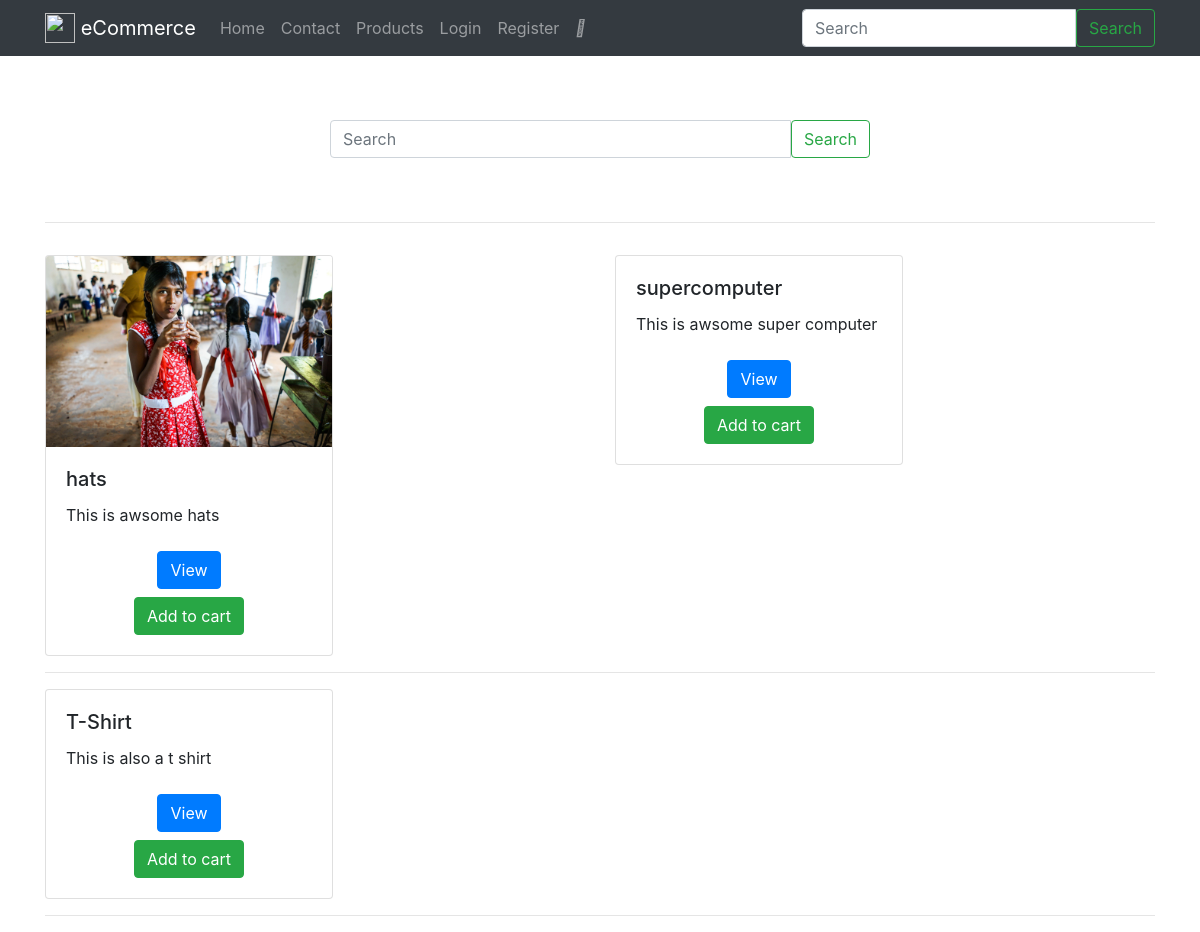
The app's page /search/ with its own data.
### products/models.py (models this page shows, shortened)
class Product(models.Model):
    title = models.CharField(max_length=120)
    slug = models.SlugField(blank=True, unique=True)
    description = models.TextField()
    price = models.DecimalField(decimal_places=2, max_digits=20, default=39.99)
    image = models.ImageField(upload_to=upload_image_path, null=True, blank=True)
    featured = models.BooleanField(default=False)
    active = models.BooleanField(default=True)
    timestamp = models.DateTimeField(auto_now_add=True)
    is_digital = models.BooleanField(default=False)
    objects = ProductManager()
    def get_absolute_url(self):
        return reverse('products:detail', kwargs={"slug": self.slug})

### search/views.py (the view)
class SearchProductView(ListView):
    template_name = 'search/view.html'
    def get_context_data(self, *args, **kwargs):
        context = super(SearchProductView, self).get_context_data(*args, **kwargs)
        context['query'] = self.request.GET.get('q')
        return context
    def get_queryset(self, *args, **kwargs):
        request = self.request
        query = request.GET.get('q', None)
        if query is not None:
            return Product.objects.search(query)
        return Product.objects.featured()

### products/models.py (called while the page is built)
    def featured(self):
        return self.filter(featured=True, active=True)

    def get_queryset(self):
        return ProductQuerySet(self.model, using=self.db)

    def featured(self):
        return self.get_queryset().featured()

### search/templates/search/view.html
{% extends 'base.html' %}
{% block content %}
    <div class="row mb-3">
    {% if query %}
        <div class="col-12">
        Results for <b>{{ query }}</b>
        <hr/>
        </div>
    {% else %}
        <div class="col-12 col-md-6 mx-auto py-5">
        {% include 'search/snippets/search-form.html' %}
        </div>
        <div class="col-12">
        <hr>
        </div>
    {% endif %}
    </div>
    <div class="row">
        {% for obj in object_list %}
            <div class="col">
                {% include 'products/snippets/card.html' with instance=obj %}
                {% if forloop.counter|divisibleby:3 %}
                    </div> </div><div class="row"><div class="col-12"><hr/></div>
                {% elif forloop.counter|divisibleby:2 %}
                    </div> </div><div class="row"><div class="col-12"><hr/></div>
                {% else %}
                    </div>
                {% endif %}
        {% endfor %}
    </div>
{% endblock %}

### products/templates/products/snippets/card.html
<div class="card" style="width: 18rem;">
    {% if instance.image %}
    <a href="{{ instance.get_absolute_url }}">
        <img class="card-img-top" src="{{ instance.image.url }}" alt="Card image cap">
    </a>
    {% endif %}
      <div class="card-body">
        <h5 class="card-title">{{ instance.title }}</h5>
        <p class="card-text">{{ instance.description|truncatewords:12 }}</p>
        <div class="text-center">
            <a href="{{ instance.get_absolute_url }}" class="btn btn-primary my-2">View</a>
            {% include 'products/snippets/update-cart.html' with product=instance cart=cart %}
        </div>
      </div>
</div>

### products/templates/products/snippets/update-cart.html (shortened to what this page needs)
<form class='form-product-ajax' method="POST" action="{% url 'cart:update' %}" class="form"
{% if request.user.is_authenticated %}data-user="abc"{% endif %}>
    <span class="submit-span">
    {% if product in cart.products.all %}
        <div class="btn-group">
            <a class='btn btn-link' href="/cart/">In cart</a>
            <button type="submit" class="btn btn-link">Remove?</button>
        </div>
    {% else %}
        <button type="submit" class="btn btn-success">Add to cart</button>
    {% endif %}
    </span>
</form>

### records on screen
Product: image (picture), title "hats", description "This is awsome hats"
Product: title "supercomputer", description "This is awsome super computer"
Product: title "T-Shirt", description "This is also a t shirt"

### other values on screen
{{ brand_name }} "eCommerce"
